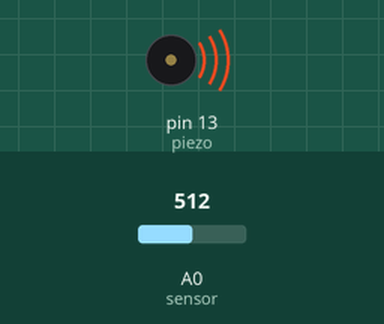
Recording of a sketch running on a simulated Arduino Uno, built with avr-gcc and run on an emulated ATmega328P. On the bench: buzzer (waves = sounding, pin HIGH). The test bench sets the inputs (shaded band); at power-on: A0 (sensor) = 512. What the sketch prints to the serial monitor is not drawn.

Above: at 0.1 s.
Timing chart, 0 to 1.6 s (numbered marks = the images above):
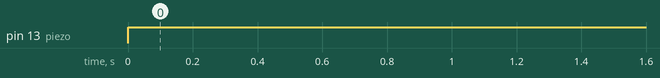

The sketch:

09_piezo_sound_when_dark.ino
```cpp
int piezo=13;
int sensor=A0;
float voltage;

void setup() {
  pinMode(piezo, OUTPUT);
  pinMode(sensor, INPUT);
  Serial.begin(9600);

}

void loop() {
  digitalWrite(piezo, HIGH);
  voltage=analogRead(sensor);

  Serial.println(voltage);
  delay(250);

}
```

Measured:
- by itself, pin 13 (piezo): LOW → HIGH at 0.00 s
